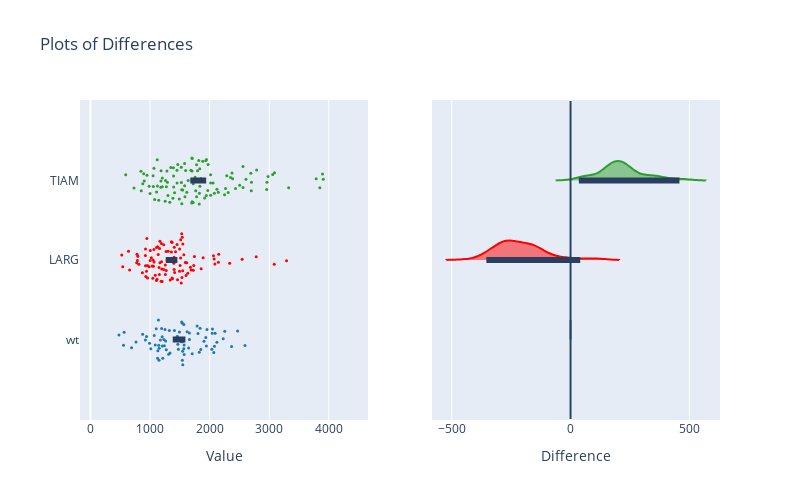

Notebook code for this chart:
### Code cell
def plots_of_differences_plotly(df_in,factor='Value', ctl_label = 'wt', plot_type='swarm',conditions_to_include='all'):
    
    '''
    A function to create the plots of differences plots with bootstrapping CIs on sample data. 
    Based on the method and code from Joachim Goedhart doi: https://doi.org/10.1101/578575
        https://www.biorxiv.org/content/10.1101/578575v1.full.pdf+html
        and related coe in R: 
        https://github.com/JoachimGoedhart/PlotsOfDifferences/blob/master/app.R
    '''
    
    
    # # Define default colors to use:
    # colors = [
    #     '#1f77b4',  # muted blue
    #     '#ff7f0e',  # safety orange
    #     '#2ca02c',  # cooked asparagus green
    #     '#d62728',  # brick red
    #     '#9467bd',  # muted purple
    #     '#8c564b',  # chestnut brown
    #     '#e377c2',  # raspberry yogurt pink
    #     '#7f7f7f',  # middle gray
    #     '#bcbd22',  # curry yellow-green
    #     '#17becf'   # blue-teal
    # ]
    

    df = df_in.copy()

    if ctl_label == -1:
        grouping = 'label'
        assert len(df[grouping].unique()) < 30, str(len(df[grouping].unique()))+ ' groups will be difficult to display, try optimizing the clustering.'

    else:
        
        grouping = 'Condition'

        if conditions_to_include  == 'all':
            conditions_to_include = df['Condition'].unique()

        # Sort the dataframe by custom category list to set draw order
        df[grouping] = pd.Categorical(df[grouping], conditions_to_include)


    df.sort_values(by=grouping, inplace=True, ascending=True)

    
    fig = make_subplots(rows=1, cols=2, shared_yaxes=True)

    # Resize points based on number of samples to reduce overplotting.
    if(len(df) > 1000):
        pt_size = 1
    else:
        pt_size = 3


    # Get the control bootstrap

    # Get a colormap the length of unique condition (or whatever they're being grouped by)
    colors = np.asarray(sns.color_palette('tab10', n_colors=len(pd.unique(df[grouping]))))

    ctl_bootstrap = bootstrap_sample(df[factor][df['Condition'] == ctl_label])

    # Store the calculated CIs in a list of shapes to add to the plot using shape in update layout.
    shape_list = []    

    for i in range(0,len(pd.unique(df[grouping]))):

        if (plot_type=='swarm'):

            # Plot the points
            fig.add_trace(go.Violin(
                                    # Select the subset of the dataframe we need by chaining another [] as condition to plot the susbset of the dataframe.
                                    x=df[factor][df[grouping] == pd.unique(df[grouping])[i]],
                                    y=df[grouping][df[grouping] == pd.unique(df[grouping])[i]],
                                    line={
                                        'width': 0
                                    },
                                    points="all",
                                    pointpos=0,
                                    marker={
                                         'color': 'rgb' + str(tuple(colors[i,:])),#colors[i],#'black' #diff_df['Value'].values
                                         'size': pt_size
                                         #'color': colors[np.where(cond_list == diff_df['Condition'])[0]]
                                    },
                                    orientation="h",
                                    jitter=1,
                                    fillcolor='rgba(0,0,0,0)',
                                    width= 0.75, # Width of the violin, will influence extent of jitter
                                   ),

                                    row=1, col=1)

        elif (plot_type=='violin'):

            # Plot the points
            fig.add_trace(go.Violin(
                                    # Select the subset of the dataframe we need by chaining another [] as condition to plot the susbset of the dataframe.
                                    x=df[factor][df[grouping] == pd.unique(df[grouping])[i]],
                                    y=df[grouping][df[grouping] == pd.unique(df[grouping])[i]],
                                    line={
                                        'width': 1
                                    },
                                    pointpos=0,
                                    marker={
                                         'color': 'rgb' + str(tuple(colors[i,:])),#colors[i],#'black' #diff_df['Value'].values
                                         'size': pt_size

                                    },
                                    orientation="h",
                                    side='positive',
                                    meanline_visible=True,
                                    points=False,
                                    width= 0.75, # Width of the violin, will influence extent of jitter
                                   ),

                                    row=1, col=1)

        elif (plot_type=='box'):

            # Plot the points
            fig.add_trace(go.Box(
                                # Select the subset of the dataframe we need by chaining another [] as condition to plot the susbset of the dataframe.
                                x=df[factor][df[grouping] == pd.unique(df[grouping])[i]],
                                y=df[grouping][df[grouping] == pd.unique(df[grouping])[i]],
                                line={
                                    'width': 1
                                },
#                                 pointpos=0,
                                marker={
                                     'color': 'rgb' + str(tuple(colors[i,:])),#colors[i],#'black' #diff_df['Value'].values
                                     'size': pt_size

                                },
                                orientation="h",
                                boxpoints='all',
                               ),

                                row=1, col=1)



        # Use the ctl_bootstrap if we're now on that condition, otherwise will create a new bootstrap sample that won't be the same.
        if(pd.unique(df['Condition'])[i] == ctl_label):
            bootstrap = ctl_bootstrap
        else:
            bootstrap = bootstrap_sample(df[factor][df['Condition'] == pd.unique(df['Condition'])[i]])

        difference = bootstrap - ctl_bootstrap

        # Calculate the confidence interval
        sample = df[factor][df['Condition'] == pd.unique(df['Condition'])[i]]
        raw_ci = st.t.interval(0.95, len(sample)-1, loc=np.mean(sample), scale=st.sem(sample))
        diff_ci = np.percentile(difference, [2.5,97.5])

        fig.add_trace(go.Violin(
                                # Select the subset of the dataframe we need by chaining another [] as condition to plot the susbset of the dataframe. 
                                x=difference,
                                y=df['Condition'][df['Condition'] == pd.unique(df['Condition'])[i]],    

                                side="positive",
                                orientation="h",
                                points=False,
                                # line_color = colors[i] #'black'
                                line_color = 'rgb' + str(tuple(colors[i,:])),#colors[i], #'black'

                               ), 
                                row=1, col=2)

 

        # Add raw CI to the list of dicts
        shape_list.append(dict(type="line", xref="x1", yref="y1",
                                 x0=raw_ci[0], y0=i, x1=raw_ci[1], y1=i, line_width=6))
        # Add diff CI to the list of dicts
        shape_list.append(dict(type="line", xref="x2", yref="y2",
                                 x0=diff_ci[0], y0=i, x1=diff_ci[1], y1=i, line_width=6))


    shape_list.append(dict(type="line", xref="x2", yref="y2",x0=0, y0=-1, x1=0, y1=3, line_width=2)) # Thick line at x=0 for the difference plot

    fig.update_layout(height=500, width=800,showlegend=False,
                      title_text="Plots of Differences",
                      shapes=shape_list # Accepts a list of dicts.
                     )
    fig.update_xaxes(title_text=factor, row=1, col=1)
    fig.update_xaxes(title_text="Difference", row=1, col=2)
    fig.show() 
    
# Test it:
diff_df = pd.read_csv('PlotsOfDiffs_Tidy.csv')
plots_of_differences_plotly(diff_df, conditions_to_include=['wt','LARG','TIAM'])

### Figure 1 — Plotly figure (JSON) as saved in the notebook; plotly's stock layout.template omitted (floating-point values rounded to 4 significant figures; data arrays with more than 128 entries replaced by an {"elided": "..."} marker saying what was removed)
{"data": [{"fillcolor": "rgba(0,0,0,0)", "jitter": 1, "line": {"width": 0}, "marker": {"color": "rgb(0.12156862745098039, 0.4666666666666667, 0.7058823529411765)", "size": 3}, "orientation": "h", "pointpos": 0, "points": "all", "type": "violin", "width": 0.75, "x": [1103.0, 1250.0, 1458.0, 1567.0, 1565.0, 1240.0, 1622.0, 1131.0, 564.5, 1955.0, 1826.0, 1707.0, 1476.0, 1531.0, 2081.0, 2043.0, 875.7, 1231.0, 477.2, 2122.0, 1571.0, 1946.0, 1087.0, 1323.0, 1543.0, 1127.0, 1542.0, 2228.0, 1661.0, 1572.0, 1840.0, 1194.0, 1805.0, 1173.0, 2368.0, 1272.0, 1070.0, 554.1, 1312.0, 1852.0, 1466.0, 1545.0, 1647.0, 990.9, 763.4, 1409.0, 2047.0, 1549.0, 1525.0, 1661.0, 1145.0, 1546.0, 2092.0, 1790.0, 1906.0, 1205.0, 2070.0, 1334.0, 1213.0, 921.4, 1936.0, 1154.0, 1203.0, 1493.0, 1151.0, 940.6, 2037.0, 2469.0, 1261.0, 1013.0, 689.7, 2254.0, 2594.0, 1140.0], "xaxis": "x", "y": ["wt", "wt", "wt", "wt", "wt", "wt", "wt", "wt", "wt", "wt", "wt", "wt", "wt", "wt", "wt", "wt", "wt", "wt", "wt", "wt", "wt", "wt", "wt", "wt", "wt", "wt", "wt", "wt", "wt", "wt", "wt", "wt", "wt", "wt", "wt", "wt", "wt", "wt", "wt", "wt", "wt", "wt", "wt", "wt", "wt", "wt", "wt", "wt", "wt", "wt", "wt", "wt", "wt", "wt", "wt", "wt", "wt", "wt", "wt", "wt", "wt", "wt", "wt", "wt", "wt", "wt", "wt", "wt", "wt", "wt", "wt", "wt", "wt", "wt"], "yaxis": "y"}, {"line": {"color": "rgb(0.12156862745098039, 0.4666666666666667, 0.7058823529411765)"}, "orientation": "h", "points": false, "side": "positive", "type": "violin", "x": {"elided": "1000 int values"}, "xaxis": "x2", "y": ["wt", "wt", "wt", "wt", "wt", "wt", "wt", "wt", "wt", "wt", "wt", "wt", "wt", "wt", "wt", "wt", "wt", "wt", "wt", "wt", "wt", "wt", "wt", "wt", "wt", "wt", "wt", "wt", "wt", "wt", "wt", "wt", "wt", "wt", "wt", "wt", "wt", "wt", "wt", "wt", "wt", "wt", "wt", "wt", "wt", "wt", "wt", "wt", "wt", "wt", "wt", "wt", "wt", "wt", "wt", "wt", "wt", "wt", "wt", "wt", "wt", "wt", "wt", "wt", "wt", "wt", "wt", "wt", "wt", "wt", "wt", "wt", "wt", "wt"], "yaxis": "y2"}, {"fillcolor": "rgba(0,0,0,0)", "jitter": 1, "line": {"width": 0}, "marker": {"color": "rgb(1.0, 0.4980392156862745, 0.054901960784313725)", "size": 3}, "orientation": "h", "pointpos": 0, "points": "all", "type": "violin", "width": 0.75, "x": [3291.0, 2546.0, 1005.0, 928.9, 1404, 1304.0, 1230.0, 1496.0, 1406.0, 1087.0, 1156.0, 2065.0, 1064.0, 1605.0, 1108.0, 1166.0, 1370.0, 1413.0, 1461.0, 1258.0, 1203.0, 1548.0, 1567.0, 2076.0, 983.8, 637.7, 958.5, 946.4, 781.7, 787.5, 1427.0, 2087.0, 812.9, 1504.0, 1403.0, 1358.0, 524.6, 1374.0, 1358.0, 1228.0, 1271.0, 1285.0, 1532.0, 1269.0, 1046.0, 1256.0, 1055.0, 1166.0, 775.4, 542.0, 1399.0, 795.0, 1689.0, 1338.0, 1744.0, 1137.0, 921.9, 923.5, 1369.0, 1725.0, 2152.0, 657.3, 1190.0, 2781.0, 1050.0, 1891.0, 1593.0, 3085.0, 1160.0, 1550.0, 1633.0, 1733.0, 1858.0, 1495.0, 1513.0, 1186.0, 1068.0, 1454.0, 2147.0, 923.1, 1108.0, 871.5, 1002.0, 1193.0, 1515.0, 1034.0, 1196.0, 1021.0, 1677.0, 1524.0, 955.6, 1535.0, 1616.0, 1117.0, 2336.0, 1151.0, 1541.0, 1127.0, 940.2], "xaxis": "x", "y": ["LARG", "LARG", "LARG", "LARG", "LARG", "LARG", "LARG", "LARG", "LARG", "LARG", "LARG", "LARG", "LARG", "LARG", "LARG", "LARG", "LARG", "LARG", "LARG", "LARG", "LARG", "LARG", "LARG", "LARG", "LARG", "LARG", "LARG", "LARG", "LARG", "LARG", "LARG", "LARG", "LARG", "LARG", "LARG", "LARG", "LARG", "LARG", "LARG", "LARG", "LARG", "LARG", "LARG", "LARG", "LARG", "LARG", "LARG", "LARG", "LARG", "LARG", "LARG", "LARG", "LARG", "LARG", "LARG", "LARG", "LARG", "LARG", "LARG", "LARG", "LARG", "LARG", "LARG", "LARG", "LARG", "LARG", "LARG", "LARG", "LARG", "LARG", "LARG", "LARG", "LARG", "LARG", "LARG", "LARG", "LARG", "LARG", "LARG", "LARG", "LARG", "LARG", "LARG", "LARG", "LARG", "LARG", "LARG", "LARG", "LARG", "LARG", "LARG", "LARG", "LARG", "LARG", "LARG", "LARG", "LARG", "LARG", "LARG"], "yaxis": "y"}, {"line": {"color": "rgb(1.0, 0.4980392156862745, 0.054901960784313725)"}, "orientation": "h", "points": false, "side": "positive", "type": "violin", "x": {"elided": "1000 float values"}, "xaxis": "x2", "y": ["LARG", "LARG", "LARG", "LARG", "LARG", "LARG", "LARG", "LARG", "LARG", "LARG", "LARG", "LARG", "LARG", "LARG", "LARG", "LARG", "LARG", "LARG", "LARG", "LARG", "LARG", "LARG", "LARG", "LARG", "LARG", "LARG", "LARG", "LARG", "LARG", "LARG", "LARG", "LARG", "LARG", "LARG", "LARG", "LARG", "LARG", "LARG", "LARG", "LARG", "LARG", "LARG", "LARG", "LARG", "LARG", "LARG", "LARG", "LARG", "LARG", "LARG", "LARG", "LARG", "LARG", "LARG", "LARG", "LARG", "LARG", "LARG", "LARG", "LARG", "LARG", "LARG", "LARG", "LARG", "LARG", "LARG", "LARG", "LARG", "LARG", "LARG", "LARG", "LARG", "LARG", "LARG", "LARG", "LARG", "LARG", "LARG", "LARG", "LARG", "LARG", "LARG", "LARG", "LARG", "LARG", "LARG", "LARG", "LARG", "LARG", "LARG", "LARG", "LARG", "LARG", "LARG", "LARG", "LARG", "LARG", "LARG", "LARG"], "yaxis": "y2"}, {"fillcolor": "rgba(0,0,0,0)", "jitter": 1, "line": {"width": 0}, "marker": {"color": "rgb(0.17254901960784313, 0.6274509803921569, 0.17254901960784313)", "size": 3}, "orientation": "h", "pointpos": 0, "points": "all", "type": "violin", "width": 0.75, "x": [1300, 1109.0, 1205.0, 1395.0, 2560.0, 2957.0, 1291.0, 1384.0, 1183.0, 1704.0, 902.7, 3894.0, 1466.0, 1797.0, 1828.0, 2504.0, 1283.0, 984.7, 1185.0, 2376.0, 2122.0, 1936.0, 1837.0, 1348.0, 1530.0, 2059.0, 852.0, 2311.0, 2610.0, 1944.0, 1781.0, 3089.0, 1050.0, 1585.0, 1065.0, 1533.0, 1077.0, 1581.0, 1524.0, 1756.0, 1707.0, 1452.0, 2288, 2434.0, 2266.0, 1526.0, 1706.0, 1974.0, 2016.0, 1685.0, 2702.0, 2386.0, 3326.0, 1639.0, 893.6, 1597.0, 1253.0, 1120.0, 847.4, 1781.0, 1916.0, 1274.0, 948.5, 1205.0, 1491.0, 1548.0, 1260.0, 591.6, 1124.0, 3907.0, 1397.0, 2788.0, 2699.0, 1703.0, 1617.0, 3849.0, 1180.0, 1767.0, 3058.0, 2017.0, 2250.0, 1699.0, 999.6, 2079.0, 2692.0, 1947.0, 2560.0, 2963.0, 3789.0, 1884.0, 1331.0, 1723.0, 1854.0, 1970.0, 1580.0, 2017.0, 1054.0, 1826.0, 1146.0, 877.3, 1725.0, 1454.0, 1411.0, 1817.0, 2350.0, 1392.0, 730.1, 2146.0, 1833.0, 2981.0], "xaxis": "x", "y": ["TIAM", "TIAM", "TIAM", "TIAM", "TIAM", "TIAM", "TIAM", "TIAM", "TIAM", "TIAM", "TIAM", "TIAM", "TIAM", "TIAM", "TIAM", "TIAM", "TIAM", "TIAM", "TIAM", "TIAM", "TIAM", "TIAM", "TIAM", "TIAM", "TIAM", "TIAM", "TIAM", "TIAM", "TIAM", "TIAM", "TIAM", "TIAM", "TIAM", "TIAM", "TIAM", "TIAM", "TIAM", "TIAM", "TIAM", "TIAM", "TIAM", "TIAM", "TIAM", "TIAM", "TIAM", "TIAM", "TIAM", "TIAM", "TIAM", "TIAM", "TIAM", "TIAM", "TIAM", "TIAM", "TIAM", "TIAM", "TIAM", "TIAM", "TIAM", "TIAM", "TIAM", "TIAM", "TIAM", "TIAM", "TIAM", "TIAM", "TIAM", "TIAM", "TIAM", "TIAM", "TIAM", "TIAM", "TIAM", "TIAM", "TIAM", "TIAM", "TIAM", "TIAM", "TIAM", "TIAM", "TIAM", "TIAM", "TIAM", "TIAM", "TIAM", "TIAM", "TIAM", "TIAM", "TIAM", "TIAM", "TIAM", "TIAM", "TIAM", "TIAM", "TIAM", "TIAM", "TIAM", "TIAM", "TIAM", "TIAM", "TIAM", "TIAM", "TIAM", "TIAM", "TIAM", "TIAM", "TIAM", "TIAM", "TIAM", "TIAM"], "yaxis": "y"}, {"line": {"color": "rgb(0.17254901960784313, 0.6274509803921569, 0.17254901960784313)"}, "orientation": "h", "points": false, "side": "positive", "type": "violin", "x": {"elided": "1000 float values"}, "xaxis": "x2", "y": ["TIAM", "TIAM", "TIAM", "TIAM", "TIAM", "TIAM", "TIAM", "TIAM", "TIAM", "TIAM", "TIAM", "TIAM", "TIAM", "TIAM", "TIAM", "TIAM", "TIAM", "TIAM", "TIAM", "TIAM", "TIAM", "TIAM", "TIAM", "TIAM", "TIAM", "TIAM", "TIAM", "TIAM", "TIAM", "TIAM", "TIAM", "TIAM", "TIAM", "TIAM", "TIAM", "TIAM", "TIAM", "TIAM", "TIAM", "TIAM", "TIAM", "TIAM", "TIAM", "TIAM", "TIAM", "TIAM", "TIAM", "TIAM", "TIAM", "TIAM", "TIAM", "TIAM", "TIAM", "TIAM", "TIAM", "TIAM", "TIAM", "TIAM", "TIAM", "TIAM", "TIAM", "TIAM", "TIAM", "TIAM", "TIAM", "TIAM", "TIAM", "TIAM", "TIAM", "TIAM", "TIAM", "TIAM", "TIAM", "TIAM", "TIAM", "TIAM", "TIAM", "TIAM", "TIAM", "TIAM", "TIAM", "TIAM", "TIAM", "TIAM", "TIAM", "TIAM", "TIAM", "TIAM", "TIAM", "TIAM", "TIAM", "TIAM", "TIAM", "TIAM", "TIAM", "TIAM", "TIAM", "TIAM", "TIAM", "TIAM", "TIAM", "TIAM", "TIAM", "TIAM", "TIAM", "TIAM", "TIAM", "TIAM", "TIAM", "TIAM"], "yaxis": "y2"}], "layout": {"height": 500, "shapes": [{"line": {"width": 6}, "type": "line", "x0": 1380.0, "x1": 1593.0, "xref": "x", "y0": 0, "y1": 0, "yref": "y"}, {"line": {"width": 6}, "type": "line", "x0": 0, "x1": 0, "xref": "x2", "y0": 0, "y1": 0, "yref": "y2"}, {"line": {"width": 6}, "type": "line", "x0": 1264.0, "x1": 1458.0, "xref": "x", "y0": 1, "y1": 1, "yref": "y"}, {"line": {"width": 6}, "type": "line", "x0": -354.2, "x1": 40.77, "xref": "x2", "y0": 1, "y1": 1, "yref": "y2"}, {"line": {"width": 6}, "type": "line", "x0": 1675.0, "x1": 1941.0, "xref": "x", "y0": 2, "y1": 2, "yref": "y"}, {"line": {"width": 6}, "type": "line", "x0": 34.94, "x1": 458.2, "xref": "x2", "y0": 2, "y1": 2, "yref": "y2"}, {"line": {"width": 2}, "type": "line", "x0": 0, "x1": 0, "xref": "x2", "y0": -1, "y1": 3, "yref": "y2"}], "showlegend": false, "title": {"text": "Plots of Differences"}, "width": 800, "xaxis": {"anchor": "y", "domain": [0, 0.45], "title": {"text": "Value"}}, "xaxis2": {"anchor": "y2", "domain": [0.55, 1], "title": {"text": "Difference"}}, "yaxis": {"anchor": "x", "domain": [0, 1]}, "yaxis2": {"anchor": "x2", "domain": [0, 1], "matches": "y", "showticklabels": false}}}
